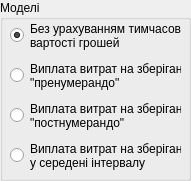
    <widget class="QGroupBox" name="groupBox">
     <property name="enabled">
      <bool>true</bool>
     </property>
     <property name="geometry">
      <rect>
       <x>770</x>
       <y>10</y>
       <width>191</width>
       <height>181</height>
      </rect>
     </property>
     <property name="title">
      <string>Моделі</string>
     </property>
     <widget class="QRadioButton" name="model_1">
      <property name="geometry">
       <rect>
        <x>10</x>
        <y>20</y>
        <width>171</width>
        <height>31</height>
       </rect>
      </property>
      <property name="text">
       <string>Без урахуванням тимчасової
вартості грошей</string>
      </property>
      <property name="checked">
       <bool>true</bool>
      </property>
     </widget>
     <widget class="QRadioButton" name="model_2">
      <property name="geometry">
       <rect>
        <x>10</x>
        <y>60</y>
        <width>171</width>
        <height>31</height>
       </rect>
      </property>
      <property name="text">
       <string>Виплата витрат на зберігання
&quot;пренумерандо&quot;</string>
      </property>
     </widget>
     <widget class="QRadioButton" name="model_3">
      <property name="geometry">
       <rect>
        <x>10</x>
        <y>100</y>
        <width>171</width>
        <height>31</height>
       </rect>
      </property>
      <property name="text">
       <string>Виплата витрат на зберігання
&quot;постнумерандо&quot;</string>
      </property>
     </widget>
     <widget class="QRadioButton" name="model_4">
      <property name="geometry">
       <rect>
        <x>10</x>
        <y>140</y>
        <width>171</width>
        <height>31</height>
       </rect>
      </property>
      <property name="text">
       <string>Виплата витрат на зберігання
у середені інтервалу</string>
      </property>
     </widget>
    </widget>
